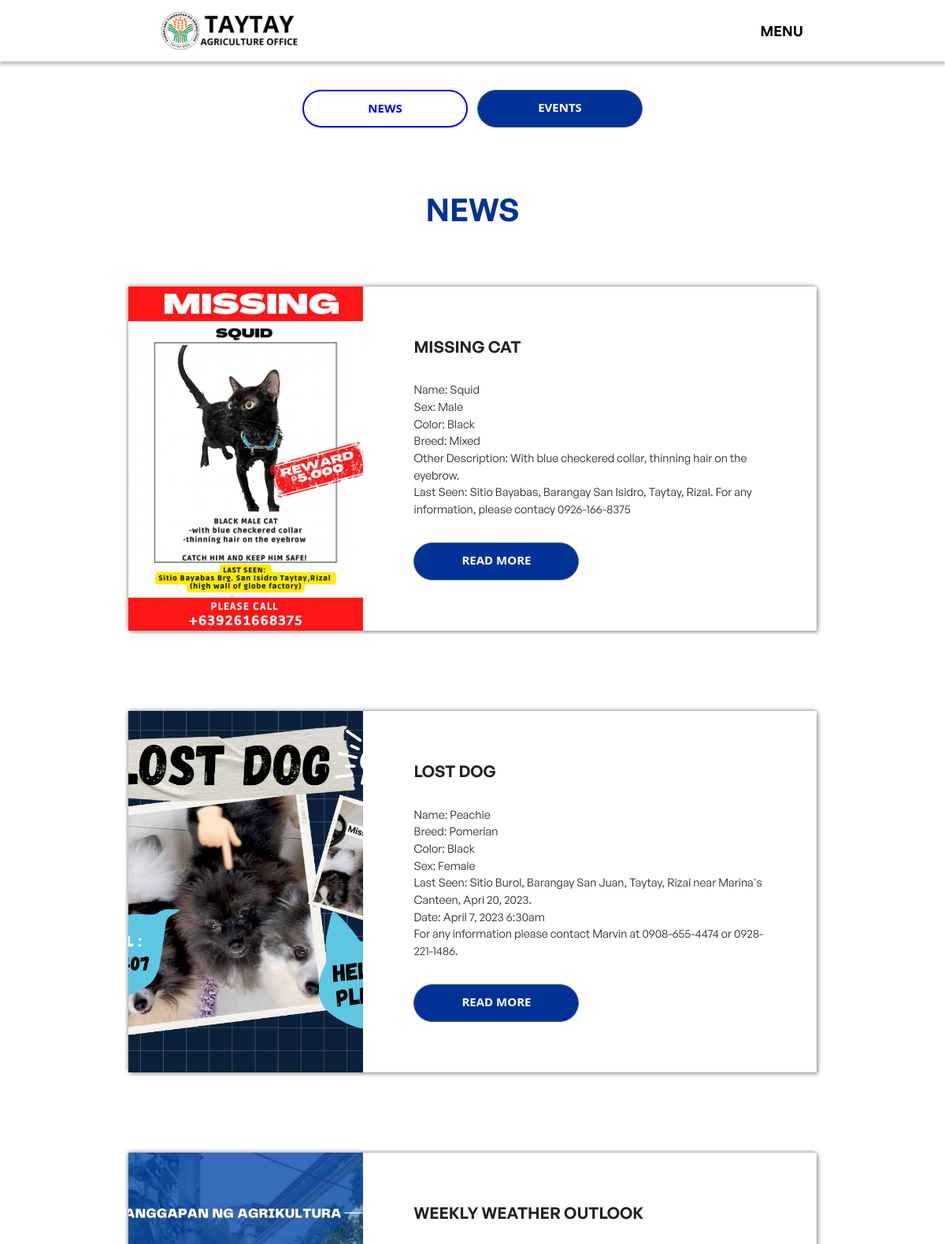
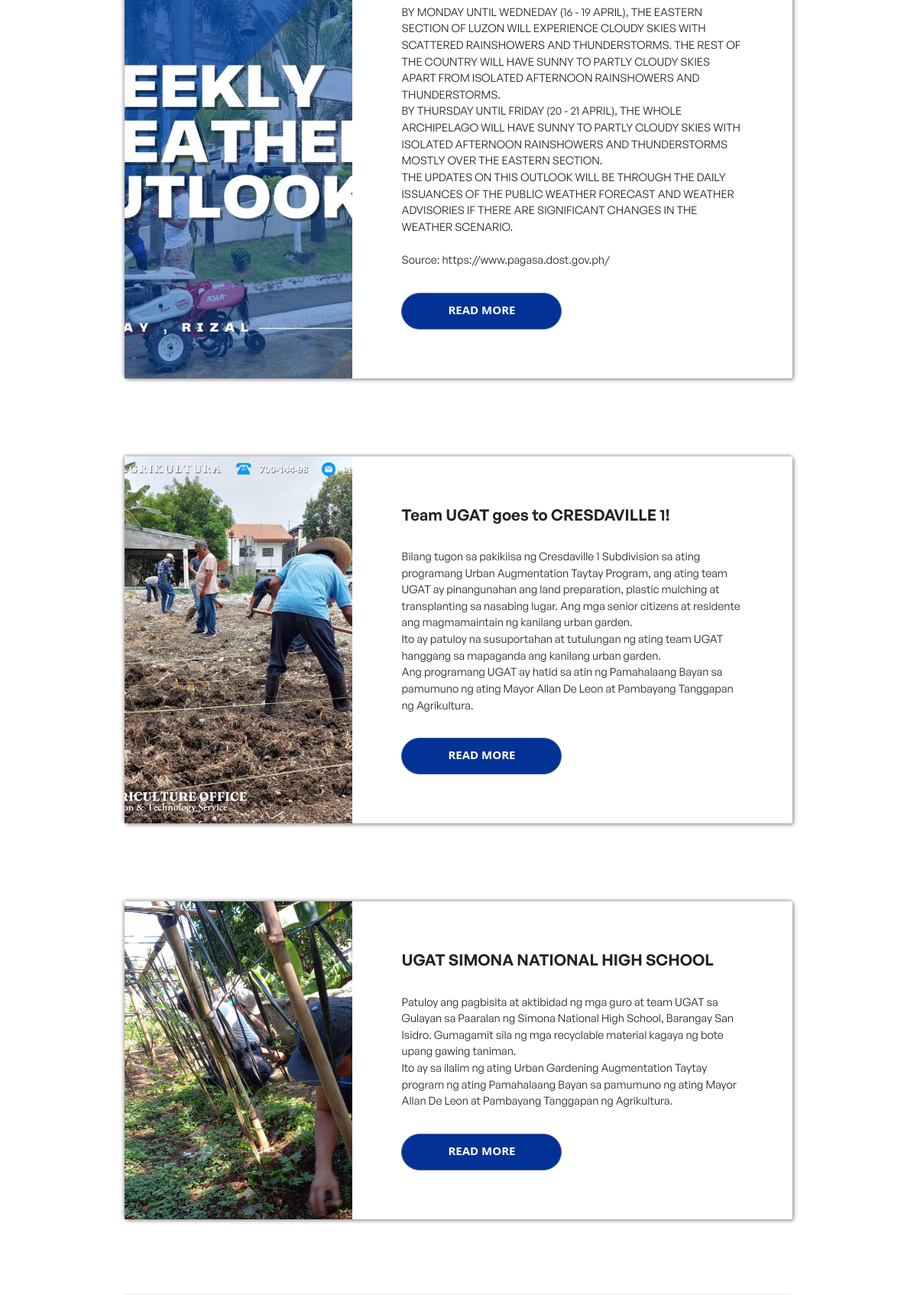
Page /news-headline.php (upper part) on the committed database (2 pictures, top to bottom).
### tables this page shows
CREATE TABLE `contents` (
  `content_id` int(11) NOT NULL,
  `title` varchar(100) NOT NULL,
  `description` text NOT NULL,
  `img` varchar(100) NOT NULL,
  `date_posted` date NOT NULL,
  `user_id` int(11) NOT NULL,
  `category_id` int(11) NOT NULL,
  `headline` text NOT NULL
);

### news-headline.php (the view, shortened to what this page needs)
<?php
      include "config.php";
      include "navbar.php"; ?>
<!DOCTYPE html>
<html>
<head>
  <link href="https://cdn.jsdelivr.net/npm/bootstrap@5.2.1/dist/css/bootstrap.min.css" rel="stylesheet">
    <link rel="stylesheet" type="text/css" href="navbar.css">
    <link rel="stylesheet" type="text/css" href="footer.css">
</head>
<body>
<div class="btn-container">
<a href="news-headline.php" class="btn active">NEWS</a>
<a href="event-headline.php" class="btn">EVENTS</a>
</div>
<div class="ne-text">
    <h1>NEWS</h1>
  </div>
  <?php
$ret=mysqli_query($conn,"SELECT * FROM contents WHERE category_id = 2 ORDER BY date_posted DESC, content_ID DESC");
while ($row=mysqli_fetch_array($ret)) {
?>
  <section class="ne-section">
    <div class="ne-container">
        <div class="ne-content">
            <div class="ne-content-img">
            <img src="<?php echo $row['img']?>">
            </div>
            <div class="ne-content-text">
                <h2 class="ne-content-title"><?php  echo $row['title'];?></h2>
                <p class="ne-content-paragraph"><?php  echo nl2br($row['description']);?></p>
                <a href="news-content.php?newsid=<?php echo $row['content_id'];?>" class="btn">READ MORE</a>
            </div>
        </div>
    </div>
  </section>
<?php }?>
</body>
</html>

### footer.css (style rules this page uses)
* { margin: 0; padding: 0; }

### news-headline.php (style rules this page uses)
.ne-text { width: 100%; text-align: center; margin-top: 80px; margin-bottom: 50px; }
.ne-text h1 { font-family: 'General Sans-Semibold'; color: #033296; }
.ne-section * { padding:0; margin: 0; box-sizing: border-box; }
.ne-section { height: 100%; display: flex; align-items: center; justify-content: center; padding: 1.5rem; }
.ne-container { width: 80%; padding: 0 1.5rem; margin: 0 auto; }
.ne-content { display: flex; background-color: #fff; box-shadow: 2px 2px 5px #9E9E9E, -1px -1px 5px #9E9E9E; border-radius: 3px; }
.ne-content-img { flex: 1; }
.ne-content-img img { width: 100%; height: 100%; object-fit: cover; }
.ne-content-text { flex: 1.5; padding: 4rem; }
.ne-content-text .ne-content-title { font-family:'General Sans-Semibold' ; color: #222; font-size: 1.7vw; }
.ne-content-text .ne-content-paragraph { font-family:'General Sans' ; font-size: 1.2vw; margin-bottom: 2rem; margin-top: 2rem; }
.ne-content-text .btn { padding-top: 10px; font-family: 'General Sans'; font-size: 1vw; background: #033296; border: 1px solid #486284; border-radius: 50px; color: white; width: 210px; height: 48px; font-family: 'Open Sans'; font-style: normal; font-weight: 700; font-size: 15px; }
.btn-container { width: 100%; display: flex; justify-content: center; gap: 1%; }
.btn-container .btn { padding-top: 10px; font-family: 'General Sans'; font-size: 1vw; background: #033296; border: 1px solid #486284; border-radius: 50px; color: white; width: 210px; height: 48px; font-family: 'Open Sans'; font-style: normal; font-weight: 700; font-size: 15px; }
.btn-container .active { background-color: white; border: 2px solid blue; color: blue; }

### rows in the picture
contents: img (picture), title "MISSING CAT", description "Name: Squid Sex: Male Color: Black Breed: Mixed Other Description: With blue checkered collar, thinning hair on the eyebrow. Last Seen: Sitio Bayabas, Barangay San Isidro, Taytay, Rizal. For any information, please contacy 0926-166-8375"
contents: img (picture), title "LOST DOG", description "Name: Peachie Breed: Pomerian Color: Black Sex: Female Last Seen: Sitio Burol, Barangay San Juan, Taytay, Rizal near Marina's Canteen, Apri 20, 2023. Date: April 7, 2023 6:30am For any information please contact Marvin at 0908-655-4474 or 0928-221-1486."
contents: img (picture), title "WEEKLY WEATHER OUTLOOK", description "BY MONDAY UNTIL WEDNEDAY (16 - 19 APRIL), THE EASTERN SECTION OF LUZON WILL EXPERIENCE CLOUDY SKIES WITH SCATTERED RAINSHOWERS AND THUNDERSTORMS. THE REST OF THE COUNTRY WILL HAVE SUNNY TO PARTLY CLOUDY SKIES APART FROM ISOLATED AFTERNOON RAINSHOWERS AND THUNDERSTORMS. BY THURSDAY UNTIL FRIDAY (20 - 21 APRIL), THE WHOLE ARCHIPELAGO WILL HAVE SUNNY TO PARTLY CLOUDY SKIES WITH ISOLATED AFTERNOON RAINSHOWERS AND THUNDERSTORMS MOSTLY OVER THE EASTERN SECTION. THE UPDATES ON THIS OUTLOOK WILL BE THROUGH THE DAILY ISSUANCES OF THE PUBLIC WEATHER FORECAST AND WEATHER ADVISORIES IF THERE ARE SIGNIFICANT CHANGES IN THE WEATHER SCENARIO. Source: https://www.pagasa.dost.gov.ph/"
contents: img (picture), title "Team UGAT goes to CRESDAVILLE 1!", description "Bilang tugon sa pakikiisa ng Cresdaville 1 Subdivision sa ating programang Urban Augmentation Taytay Program, ang ating team UGAT ay pinangunahan ang land preparation, plastic mulching at transplanting sa nasabing lugar. Ang mga senior citizens at residente ang magmamaintain ng kanilang urban garden. Ito ay patuloy na susuportahan at tutulungan ng ating team UGAT hanggang sa mapaganda ang kanilang urban garden. Ang programang UGAT ay hatid sa atin ng Pamahalaang Bayan sa pamumuno ng ating Mayor Allan De Leon at Pambayang Tanggapan ng Agrikultura."
contents: img (picture), title "UGAT SIMONA NATIONAL HIGH SCHOOL", description "Patuloy ang pagbisita at aktibidad ng mga guro at team UGAT sa Gulayan sa Paaralan ng Simona National High School, Barangay San Isidro. Gumagamit sila ng mga recyclable material kagaya ng bote upang gawing taniman. Ito ay sa ilalim ng ating Urban Gardening Augmentation Taytay program ng ating Pamahalaang Bayan sa pamumuno ng ating Mayor Allan De Leon at Pambayang Tanggapan ng Agrikultura."
